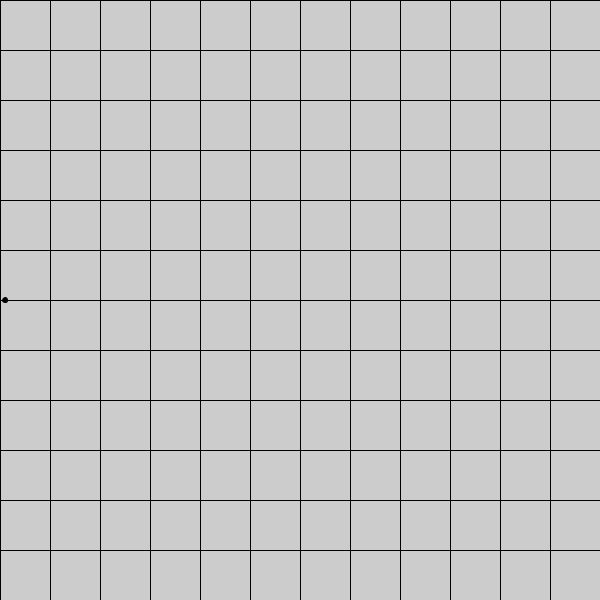
Frame 1 (no input)
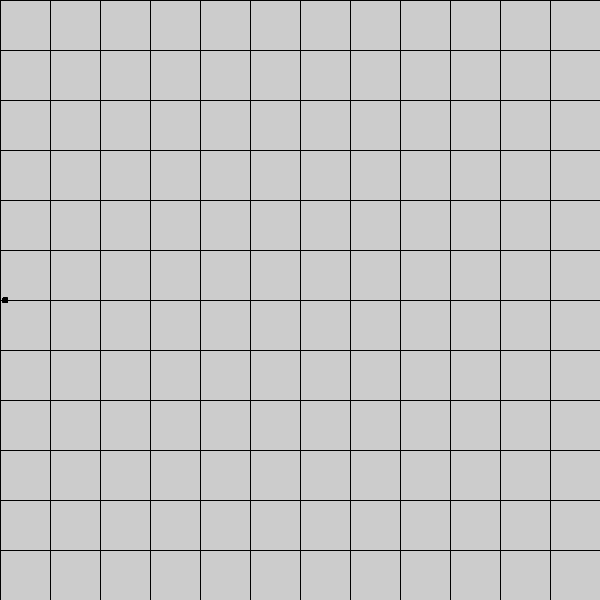
Frame 60 (the mouse pressed at the canvas centre just before this capture)
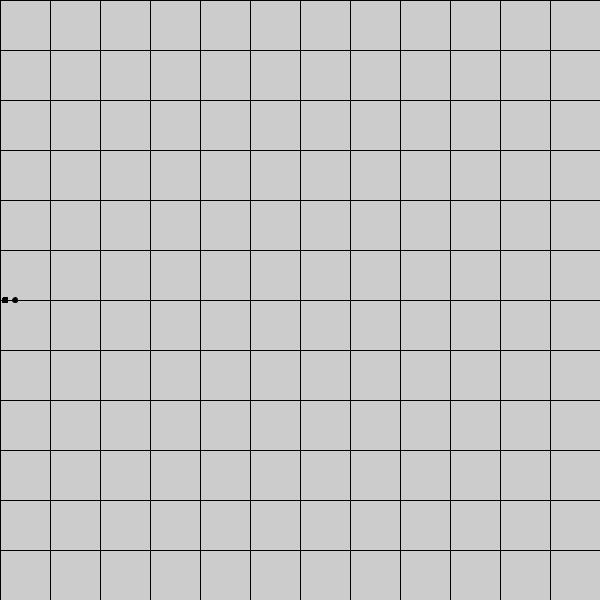
Frame 120 (the mouse held since frame 60 and released just before this capture)

The Processing sketch that drew these frames (run headless with seeded random() and noise(); from frame 60 on, the mouse is pressed at the canvas centre):

// Processing sketch: sketch_02_MRU_em_tempo_real
// ── sketch_02_MRU_em_tempo_real.pde
float tAtual = 0.0;
float vAtual = 10.0;
float dAtual;

void setup() {
  size(600,600);
//  frameRate(1);
  mostraMundo();
}

void draw() {
  dAtual = MRU(vAtual, tAtual);
  console(tAtual, dAtual);
  circulo(dAtual);
  tAtual++;
}

float MRU(float v, float t) { // impressão no canvas
  float d=0, conv_t=0;
  if(t%60==0) {
    conv_t=t/60;
    d=v*conv_t;
  }
  return(d);
}

void console(float t, float d) { // impressão no console
  if(t%60==0) {
      println(t/60, d);
  }
}

//float MRU(float v, float t) {
//  float d;
//  d=v*t;
//  return(d);
//}

void circulo(float dist) {
  fill(0);
  ellipse(dist+5, 300, 5, 5);
}

void mostraMundo() {
  for (float i=0; i<12; i++) {
    line(i*50, 0, i*50,600);
    line(0, i*50, 600, i*50);
  }
}
